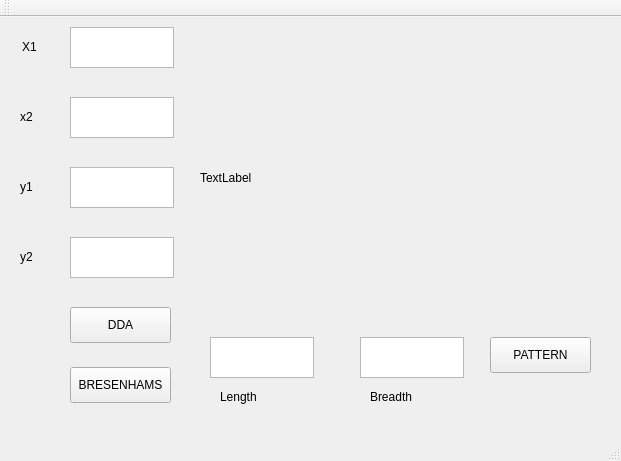
<?xml version="1.0" encoding="UTF-8"?>
<ui version="4.0">
 <class>MainWindow</class>
 <widget class="QMainWindow" name="MainWindow">
  <property name="geometry">
   <rect>
    <x>0</x>
    <y>0</y>
    <width>621</width>
    <height>461</height>
   </rect>
  </property>
  <property name="windowTitle">
   <string>MainWindow</string>
  </property>
  <widget class="QWidget" name="centralWidget">
   <widget class="QPushButton" name="pushButton">
    <property name="geometry">
     <rect>
      <x>70</x>
      <y>290</y>
      <width>101</width>
      <height>36</height>
     </rect>
    </property>
    <property name="text">
     <string>DDA</string>
    </property>
   </widget>
   <widget class="QLabel" name="label">
    <property name="geometry">
     <rect>
      <x>200</x>
      <y>10</y>
      <width>381</width>
      <height>301</height>
     </rect>
    </property>
    <property name="text">
     <string>TextLabel</string>
    </property>
   </widget>
   <widget class="QTextEdit" name="textEdit">
    <property name="geometry">
     <rect>
      <x>70</x>
      <y>10</y>
      <width>104</width>
      <height>41</height>
     </rect>
    </property>
    <property name="html">
     <string>&lt;!DOCTYPE HTML PUBLIC &quot;-//W3C//DTD HTML 4.0//EN&quot; &quot;http://www.w3.org/TR/REC-html40/strict.dtd&quot;&gt;
&lt;html&gt;&lt;head&gt;&lt;meta name=&quot;qrichtext&quot; content=&quot;1&quot; /&gt;&lt;style type=&quot;text/css&quot;&gt;
p, li { white-space: pre-wrap; }
&lt;/style&gt;&lt;/head&gt;&lt;body style=&quot; font-family:'Cantarell'; font-size:11pt; font-weight:400; font-style:normal;&quot;&gt;
&lt;p style=&quot;-qt-paragraph-type:empty; margin-top:0px; margin-bottom:0px; margin-left:0px; margin-right:0px; -qt-block-indent:0; text-indent:0px;&quot;&gt;&lt;br /&gt;&lt;/p&gt;&lt;/body&gt;&lt;/html&gt;</string>
    </property>
   </widget>
   <widget class="QTextEdit" name="textEdit_3">
    <property name="geometry">
     <rect>
      <x>70</x>
      <y>150</y>
      <width>104</width>
      <height>41</height>
     </rect>
    </property>
    <property name="html">
     <string>&lt;!DOCTYPE HTML PUBLIC &quot;-//W3C//DTD HTML 4.0//EN&quot; &quot;http://www.w3.org/TR/REC-html40/strict.dtd&quot;&gt;
&lt;html&gt;&lt;head&gt;&lt;meta name=&quot;qrichtext&quot; content=&quot;1&quot; /&gt;&lt;style type=&quot;text/css&quot;&gt;
p, li { white-space: pre-wrap; }
&lt;/style&gt;&lt;/head&gt;&lt;body style=&quot; font-family:'Cantarell'; font-size:11pt; font-weight:400; font-style:normal;&quot;&gt;
&lt;p style=&quot;-qt-paragraph-type:empty; margin-top:0px; margin-bottom:0px; margin-left:0px; margin-right:0px; -qt-block-indent:0; text-indent:0px;&quot;&gt;&lt;br /&gt;&lt;/p&gt;&lt;/body&gt;&lt;/html&gt;</string>
    </property>
   </widget>
   <widget class="QTextEdit" name="textEdit_4">
    <property name="geometry">
     <rect>
      <x>70</x>
      <y>220</y>
      <width>104</width>
      <height>41</height>
     </rect>
    </property>
    <property name="html">
     <string>&lt;!DOCTYPE HTML PUBLIC &quot;-//W3C//DTD HTML 4.0//EN&quot; &quot;http://www.w3.org/TR/REC-html40/strict.dtd&quot;&gt;
&lt;html&gt;&lt;head&gt;&lt;meta name=&quot;qrichtext&quot; content=&quot;1&quot; /&gt;&lt;style type=&quot;text/css&quot;&gt;
p, li { white-space: pre-wrap; }
&lt;/style&gt;&lt;/head&gt;&lt;body style=&quot; font-family:'Cantarell'; font-size:11pt; font-weight:400; font-style:normal;&quot;&gt;
&lt;p style=&quot;-qt-paragraph-type:empty; margin-top:0px; margin-bottom:0px; margin-left:0px; margin-right:0px; -qt-block-indent:0; text-indent:0px;&quot;&gt;&lt;br /&gt;&lt;/p&gt;&lt;/body&gt;&lt;/html&gt;</string>
    </property>
   </widget>
   <widget class="QPushButton" name="pushButton_2">
    <property name="geometry">
     <rect>
      <x>70</x>
      <y>350</y>
      <width>101</width>
      <height>36</height>
     </rect>
    </property>
    <property name="text">
     <string>BRESENHAMS</string>
    </property>
   </widget>
   <widget class="QPushButton" name="pushButton_3">
    <property name="geometry">
     <rect>
      <x>490</x>
      <y>320</y>
      <width>101</width>
      <height>36</height>
     </rect>
    </property>
    <property name="text">
     <string>PATTERN</string>
    </property>
   </widget>
   <widget class="QLabel" name="label_3">
    <property name="geometry">
     <rect>
      <x>20</x>
      <y>90</y>
      <width>41</width>
      <height>20</height>
     </rect>
    </property>
    <property name="text">
     <string>x2</string>
    </property>
   </widget>
   <widget class="QLabel" name="label_4">
    <property name="geometry">
     <rect>
      <x>20</x>
      <y>160</y>
      <width>41</width>
      <height>20</height>
     </rect>
    </property>
    <property name="text">
     <string>y1</string>
    </property>
   </widget>
   <widget class="QLabel" name="label_5">
    <property name="geometry">
     <rect>
      <x>20</x>
      <y>230</y>
      <width>41</width>
      <height>20</height>
     </rect>
    </property>
    <property name="text">
     <string>y2</string>
    </property>
   </widget>
   <widget class="QLabel" name="label_2">
    <property name="geometry">
     <rect>
      <x>22</x>
      <y>20</y>
      <width>41</width>
      <height>20</height>
     </rect>
    </property>
    <property name="text">
     <string>X1</string>
    </property>
   </widget>
   <widget class="QTextEdit" name="textEdit_2">
    <property name="geometry">
     <rect>
      <x>70</x>
      <y>80</y>
      <width>104</width>
      <height>41</height>
     </rect>
    </property>
    <property name="html">
     <string>&lt;!DOCTYPE HTML PUBLIC &quot;-//W3C//DTD HTML 4.0//EN&quot; &quot;http://www.w3.org/TR/REC-html40/strict.dtd&quot;&gt;
&lt;html&gt;&lt;head&gt;&lt;meta name=&quot;qrichtext&quot; content=&quot;1&quot; /&gt;&lt;style type=&quot;text/css&quot;&gt;
p, li { white-space: pre-wrap; }
&lt;/style&gt;&lt;/head&gt;&lt;body style=&quot; font-family:'Cantarell'; font-size:11pt; font-weight:400; font-style:normal;&quot;&gt;
&lt;p style=&quot;-qt-paragraph-type:empty; margin-top:0px; margin-bottom:0px; margin-left:0px; margin-right:0px; -qt-block-indent:0; text-indent:0px;&quot;&gt;&lt;br /&gt;&lt;/p&gt;&lt;/body&gt;&lt;/html&gt;</string>
    </property>
   </widget>
   <widget class="QTextEdit" name="textEdit_5">
    <property name="geometry">
     <rect>
      <x>210</x>
      <y>320</y>
      <width>104</width>
      <height>41</height>
     </rect>
    </property>
    <property name="html">
     <string>&lt;!DOCTYPE HTML PUBLIC &quot;-//W3C//DTD HTML 4.0//EN&quot; &quot;http://www.w3.org/TR/REC-html40/strict.dtd&quot;&gt;
&lt;html&gt;&lt;head&gt;&lt;meta name=&quot;qrichtext&quot; content=&quot;1&quot; /&gt;&lt;style type=&quot;text/css&quot;&gt;
p, li { white-space: pre-wrap; }
&lt;/style&gt;&lt;/head&gt;&lt;body style=&quot; font-family:'Cantarell'; font-size:11pt; font-weight:400; font-style:normal;&quot;&gt;
&lt;p style=&quot;-qt-paragraph-type:empty; margin-top:0px; margin-bottom:0px; margin-left:0px; margin-right:0px; -qt-block-indent:0; text-indent:0px;&quot;&gt;&lt;br /&gt;&lt;/p&gt;&lt;/body&gt;&lt;/html&gt;</string>
    </property>
   </widget>
   <widget class="QTextEdit" name="textEdit_6">
    <property name="geometry">
     <rect>
      <x>360</x>
      <y>320</y>
      <width>104</width>
      <height>41</height>
     </rect>
    </property>
    <property name="html">
     <string>&lt;!DOCTYPE HTML PUBLIC &quot;-//W3C//DTD HTML 4.0//EN&quot; &quot;http://www.w3.org/TR/REC-html40/strict.dtd&quot;&gt;
&lt;html&gt;&lt;head&gt;&lt;meta name=&quot;qrichtext&quot; content=&quot;1&quot; /&gt;&lt;style type=&quot;text/css&quot;&gt;
p, li { white-space: pre-wrap; }
&lt;/style&gt;&lt;/head&gt;&lt;body style=&quot; font-family:'Cantarell'; font-size:11pt; font-weight:400; font-style:normal;&quot;&gt;
&lt;p style=&quot;-qt-paragraph-type:empty; margin-top:0px; margin-bottom:0px; margin-left:0px; margin-right:0px; -qt-block-indent:0; text-indent:0px;&quot;&gt;&lt;br /&gt;&lt;/p&gt;&lt;/body&gt;&lt;/html&gt;</string>
    </property>
   </widget>
   <widget class="QLabel" name="label_6">
    <property name="geometry">
     <rect>
      <x>220</x>
      <y>370</y>
      <width>63</width>
      <height>20</height>
     </rect>
    </property>
    <property name="text">
     <string>Length</string>
    </property>
   </widget>
   <widget class="QLabel" name="label_7">
    <property name="geometry">
     <rect>
      <x>370</x>
      <y>370</y>
      <width>63</width>
      <height>20</height>
     </rect>
    </property>
    <property name="text">
     <string>Breadth</string>
    </property>
   </widget>
  </widget>
  <widget class="QMenuBar" name="menuBar">
   <property name="geometry">
    <rect>
     <x>0</x>
     <y>0</y>
     <width>621</width>
     <height>28</height>
    </rect>
   </property>
  </widget>
  <widget class="QToolBar" name="mainToolBar">
   <attribute name="toolBarArea">
    <enum>TopToolBarArea</enum>
   </attribute>
   <attribute name="toolBarBreak">
    <bool>false</bool>
   </attribute>
  </widget>
  <widget class="QStatusBar" name="statusBar"/>
 </widget>
 <layoutdefault spacing="6" margin="11"/>
 <resources/>
 <connections/>
</ui>
